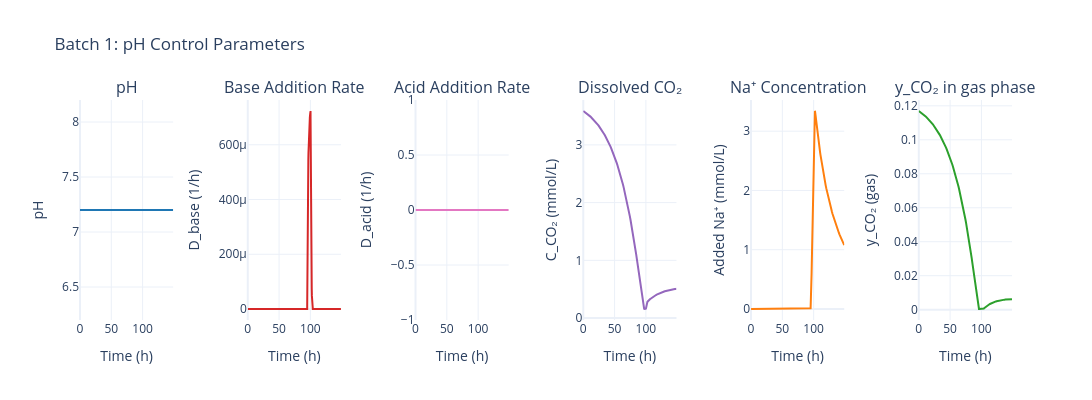

The cell this chart's notebook holds for it:
### Code cell
data = res.batches

fig_pH_plots = res.plot_pH_control(batch_number=1)
fig_pH_plots.show()

### Figure 1 — Plotly figure (JSON) as saved in the notebook; plotly's stock layout.template omitted (floating-point values rounded to 4 significant figures; data arrays with more than 128 entries replaced by an {"elided": "..."} marker saying what was removed)
{"data": [{"hovertemplate": "Time: %{x:.1f} h<br>pH: %{y:.2f}<extra></extra>", "line": {"color": "#1f77b4", "width": 2}, "mode": "lines", "name": "pH", "type": "scatter", "x": {"elided": "254 float values"}, "xaxis": "x", "y": {"elided": "254 float values"}, "yaxis": "y"}, {"hovertemplate": "Time: %{x:.1f} h<br>D_base: %{y:.4f} 1/h<extra></extra>", "line": {"color": "#d62728", "width": 2}, "mode": "lines", "name": "D_base", "type": "scatter", "x": {"elided": "254 float values"}, "xaxis": "x2", "y": {"elided": "254 float values"}, "yaxis": "y2"}, {"hovertemplate": "Time: %{x:.1f} h<br>D_acid: %{y:.4f} 1/h<extra></extra>", "line": {"color": "#e377c2", "width": 2}, "mode": "lines", "name": "D_acid", "type": "scatter", "x": {"elided": "254 float values"}, "xaxis": "x3", "y": {"elided": "254 float values"}, "yaxis": "y3"}, {"hovertemplate": "Time: %{x:.1f} h<br>C_CO₂: %{y:.2f} mmol/L<extra></extra>", "line": {"color": "#9467bd", "width": 2}, "mode": "lines", "name": "C_CO₂", "type": "scatter", "x": {"elided": "254 float values"}, "xaxis": "x4", "y": {"elided": "254 float values"}, "yaxis": "y4"}, {"hovertemplate": "Time: %{x:.1f} h<br>Added Na⁺: %{y:.1f} mmol/L<extra></extra>", "line": {"color": "#ff7f0e", "width": 2}, "mode": "lines", "name": "Added Na⁺", "type": "scatter", "x": {"elided": "254 float values"}, "xaxis": "x5", "y": {"elided": "254 float values"}, "yaxis": "y5"}, {"hovertemplate": "Time: %{x:.1f} h<br>y_CO₂ (gas): %{y:.2f}<extra></extra>", "line": {"color": "#2ca02c", "width": 2}, "mode": "lines", "name": "y_CO₂ (gas)", "type": "scatter", "x": {"elided": "254 float values"}, "xaxis": "x6", "y": {"elided": "254 float values"}, "yaxis": "y6"}], "layout": {"annotations": [{"font": {"size": 16}, "showarrow": false, "text": "pH", "x": 0.05, "xanchor": "center", "xref": "paper", "y": 1, "yanchor": "bottom", "yref": "paper"}, {"font": {"size": 16}, "showarrow": false, "text": "Base Addition Rate", "x": 0.23, "xanchor": "center", "xref": "paper", "y": 1, "yanchor": "bottom", "yref": "paper"}, {"font": {"size": 16}, "showarrow": false, "text": "Acid Addition Rate", "x": 0.41, "xanchor": "center", "xref": "paper", "y": 1, "yanchor": "bottom", "yref": "paper"}, {"font": {"size": 16}, "showarrow": false, "text": "Dissolved CO₂", "x": 0.59, "xanchor": "center", "xref": "paper", "y": 1, "yanchor": "bottom", "yref": "paper"}, {"font": {"size": 16}, "showarrow": false, "text": "Na⁺ Concentration", "x": 0.77, "xanchor": "center", "xref": "paper", "y": 1, "yanchor": "bottom", "yref": "paper"}, {"font": {"size": 16}, "showarrow": false, "text": "y_CO₂ in gas phase", "x": 0.95, "xanchor": "center", "xref": "paper", "y": 1, "yanchor": "bottom", "yref": "paper"}], "font": {"size": 12}, "height": 400, "showlegend": false, "title": {"text": "Batch 1: pH Control Parameters"}, "width": 2100, "xaxis": {"anchor": "y", "domain": [0, 0.1], "title": {"text": "Time (h)"}}, "xaxis2": {"anchor": "y2", "domain": [0.18, 0.28], "title": {"text": "Time (h)"}}, "xaxis3": {"anchor": "y3", "domain": [0.36, 0.46], "title": {"text": "Time (h)"}}, "xaxis4": {"anchor": "y4", "domain": [0.54, 0.64], "title": {"text": "Time (h)"}}, "xaxis5": {"anchor": "y5", "domain": [0.72, 0.82], "title": {"text": "Time (h)"}}, "xaxis6": {"anchor": "y6", "domain": [0.9, 1.0], "title": {"text": "Time (h)"}}, "yaxis": {"anchor": "x", "domain": [0, 1], "title": {"text": "pH"}}, "yaxis2": {"anchor": "x2", "domain": [0, 1], "title": {"text": "D_base (1/h)"}}, "yaxis3": {"anchor": "x3", "domain": [0, 1], "title": {"text": "D_acid (1/h)"}}, "yaxis4": {"anchor": "x4", "domain": [0, 1], "title": {"text": "C_CO₂ (mmol/L)"}}, "yaxis5": {"anchor": "x5", "domain": [0, 1], "title": {"text": "Added Na⁺ (mmol/L)"}}, "yaxis6": {"anchor": "x6", "domain": [0, 1], "title": {"text": "y_CO₂ (gas)"}}}}
